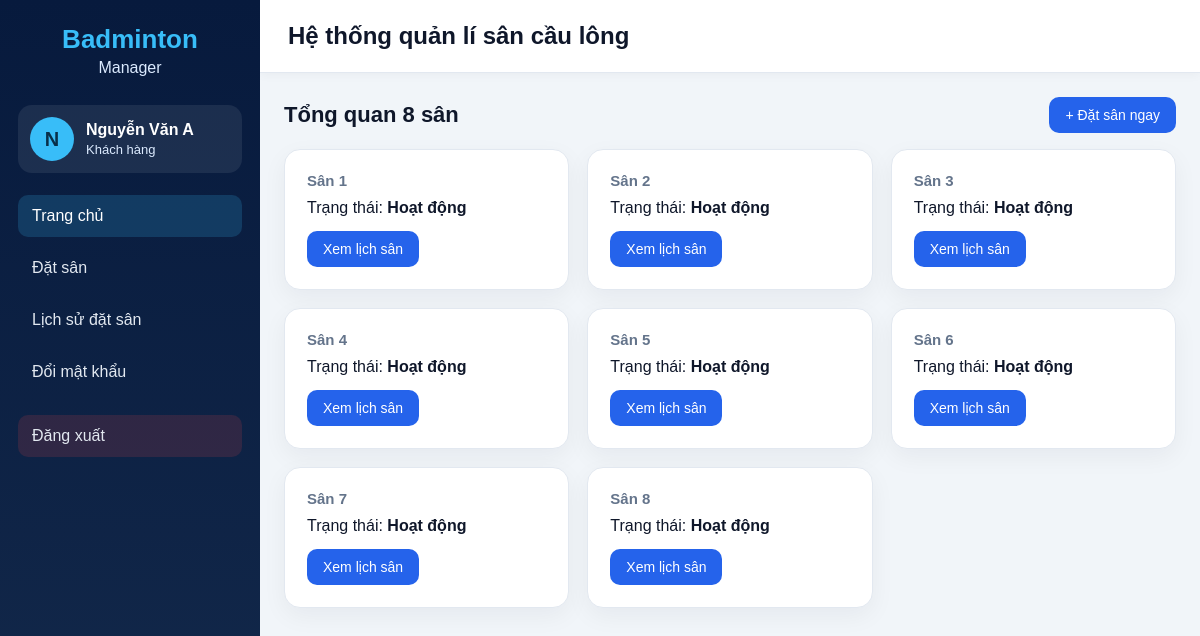
The app's page /customer/home.php (signed in) with its own data.
### tables this page shows
CREATE TABLE courts (
    id INT AUTO_INCREMENT PRIMARY KEY,
    name VARCHAR(50) NOT NULL,
    status ENUM('active', 'maintenance') NOT NULL DEFAULT 'active'
);

### includes/functions.php (called while the page is built, shortened)
<?php
function e($value)
{
    return htmlspecialchars((string)$value, ENT_QUOTES, 'UTF-8');
}
?>

### customer/home.php (the view, shortened to what this page needs)
<?php
require_once '../config/database.php';
require_once '../includes/header.php';
$courts = mysqli_query($conn, "SELECT * FROM courts ORDER BY id ASC");
?>
<div class="page-title">
    <h2>Tổng quan 8 sân</h2>
    <a class="button" href="/badminton-manager/customer/booking.php">+ Đặt sân ngay</a>
</div>
<div class="court-grid">
    <?php while ($court = mysqli_fetch_assoc($courts)): ?>
        <div class="card">
            <h3><?= e($court['name']) ?></h3>
            <p style="margin: 10px 0 14px 0;">
                Trạng thái:
                <strong><?= $court['status'] === 'active' ? 'Hoạt động' : 'Bảo trì' ?></strong>
            </p>
            <a class="button" href="/badminton-manager/customer/court_detail.php?id=<?= $court['id'] ?>">Xem lịch sân</a>
        </div>
    <?php endwhile; ?>
</div>
<?php require_once '../includes/footer.php'; ?>

### assets/style.css (style rules this page uses)
* { margin: 0; padding: 0; box-sizing: border-box; }
body { font-family: Arial, sans-serif; background: #f1f5f9; color: #0f172a; }
a { text-decoration: none; }
.page-title { display: flex; justify-content: space-between; align-items: center; gap: 14px; margin-bottom: 16px; }
.page-title h2 { font-size: 22px; }
.card { background: #fff; border-radius: 16px; padding: 22px; border: 1px solid #e2e8f0; box-shadow: 0 8px 24px rgba(15, 23, 42, 0.05); }
.card h3 { color: #64748b; font-size: 15px; margin-bottom: 10px; }
.button, button { display: inline-block; background: #2563eb; color: #fff; border: none; padding: 10px 16px; border-radius: 10px; cursor: pointer; font-size: 14px; }
.court-grid { display: grid; grid-template-columns: repeat(auto-fit, minmax(230px, 1fr)); gap: 18px; }

### records on screen
courts: name "Sân 1", status "Hoạt động"
courts: name "Sân 2", status "Hoạt động"
courts: name "Sân 3", status "Hoạt động"
courts: name "Sân 4", status "Hoạt động"
courts: name "Sân 5", status "Hoạt động"
courts: name "Sân 6", status "Hoạt động"
courts: name "Sân 7", status "Hoạt động"
courts: name "Sân 8", status "Hoạt động"

### other values on screen
substr($_SESSION['user']['full_name'], 0, 1) "N"
$_SESSION['user']['full_name'] "Nguyễn Văn A"
